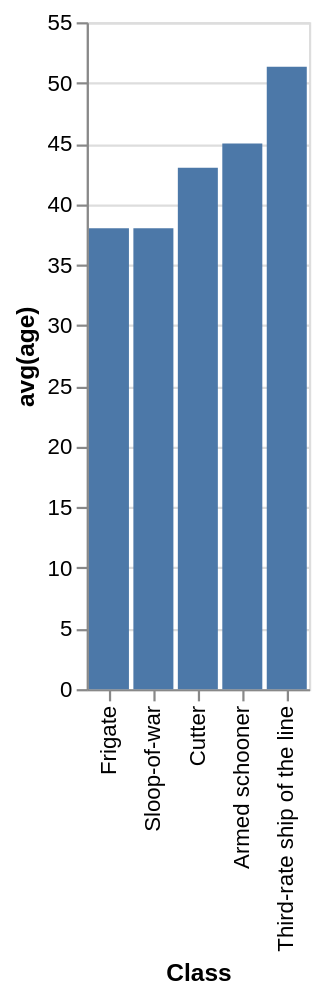

Vega-Lite specification stored for this chart:
### Vega-Lite specification from a JSON file in a GitHub repository (floating-point values rounded to 4 significant figures)
{"data": {"values": [{"x_data": "Armed schooner", "y_data": 45}, {"x_data": "Cutter", "y_data": 43}, {"x_data": "Frigate", "y_data": 38}, {"x_data": "Sloop-of-war", "y_data": 38}, {"x_data": "Third-rate ship of the line", "y_data": 51.33}]}, "mark": "bar", "encoding": {"x": {"field": "x_data", "type": "nominal", "title": "Class", "sort": {"op": "sum", "field": "y_data", "order": "ascending"}}, "y": {"field": "y_data", "type": "quantitative", "title": "avg(age)"}}}
